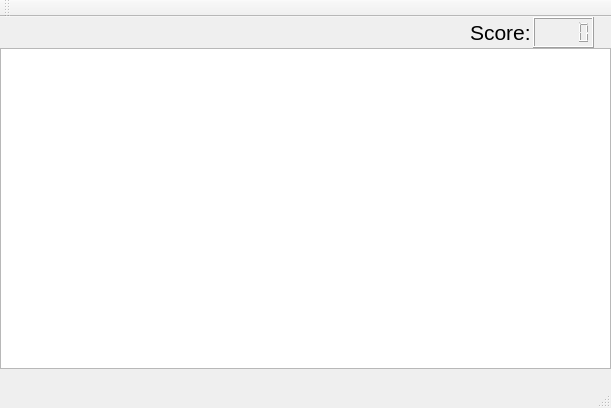
<?xml version="1.0" encoding="UTF-8"?>
<ui version="4.0">
 <class>threod_snakeClass</class>
 <widget class="QMainWindow" name="threod_snakeClass">
  <property name="geometry">
   <rect>
    <x>0</x>
    <y>0</y>
    <width>611</width>
    <height>408</height>
   </rect>
  </property>
  <property name="windowTitle">
   <string>threod_snake</string>
  </property>
  <widget class="QWidget" name="centralWidget">
   <widget class="QGraphicsView" name="graphicsView">
    <property name="geometry">
     <rect>
      <x>0</x>
      <y>31</y>
      <width>611</width>
      <height>321</height>
     </rect>
    </property>
    <property name="sizePolicy">
     <sizepolicy hsizetype="Fixed" vsizetype="Fixed">
      <horstretch>0</horstretch>
      <verstretch>0</verstretch>
     </sizepolicy>
    </property>
    <property name="minimumSize">
     <size>
      <width>611</width>
      <height>321</height>
     </size>
    </property>
    <property name="maximumSize">
     <size>
      <width>611</width>
      <height>321</height>
     </size>
    </property>
    <property name="verticalScrollBarPolicy">
     <enum>Qt::ScrollBarAlwaysOff</enum>
    </property>
    <property name="horizontalScrollBarPolicy">
     <enum>Qt::ScrollBarAlwaysOff</enum>
    </property>
    <property name="sizeAdjustPolicy">
     <enum>QAbstractScrollArea::AdjustIgnored</enum>
    </property>
   </widget>
   <widget class="QLCDNumber" name="lcdNumber">
    <property name="geometry">
     <rect>
      <x>533</x>
      <y>0</y>
      <width>61</width>
      <height>31</height>
     </rect>
    </property>
   </widget>
   <widget class="QLabel" name="label">
    <property name="geometry">
     <rect>
      <x>470</x>
      <y>0</y>
      <width>61</width>
      <height>31</height>
     </rect>
    </property>
    <property name="font">
     <font>
      <pointsize>16</pointsize>
     </font>
    </property>
    <property name="text">
     <string>Score:</string>
    </property>
   </widget>
  </widget>
  <widget class="QMenuBar" name="menuBar">
   <property name="geometry">
    <rect>
     <x>0</x>
     <y>0</y>
     <width>611</width>
     <height>21</height>
    </rect>
   </property>
  </widget>
  <widget class="QToolBar" name="mainToolBar">
   <attribute name="toolBarArea">
    <enum>TopToolBarArea</enum>
   </attribute>
   <attribute name="toolBarBreak">
    <bool>false</bool>
   </attribute>
  </widget>
  <widget class="QStatusBar" name="statusBar"/>
 </widget>
 <layoutdefault spacing="6" margin="11"/>
 <resources>
  <include location="threod_snake.qrc"/>
 </resources>
 <connections/>
</ui>
